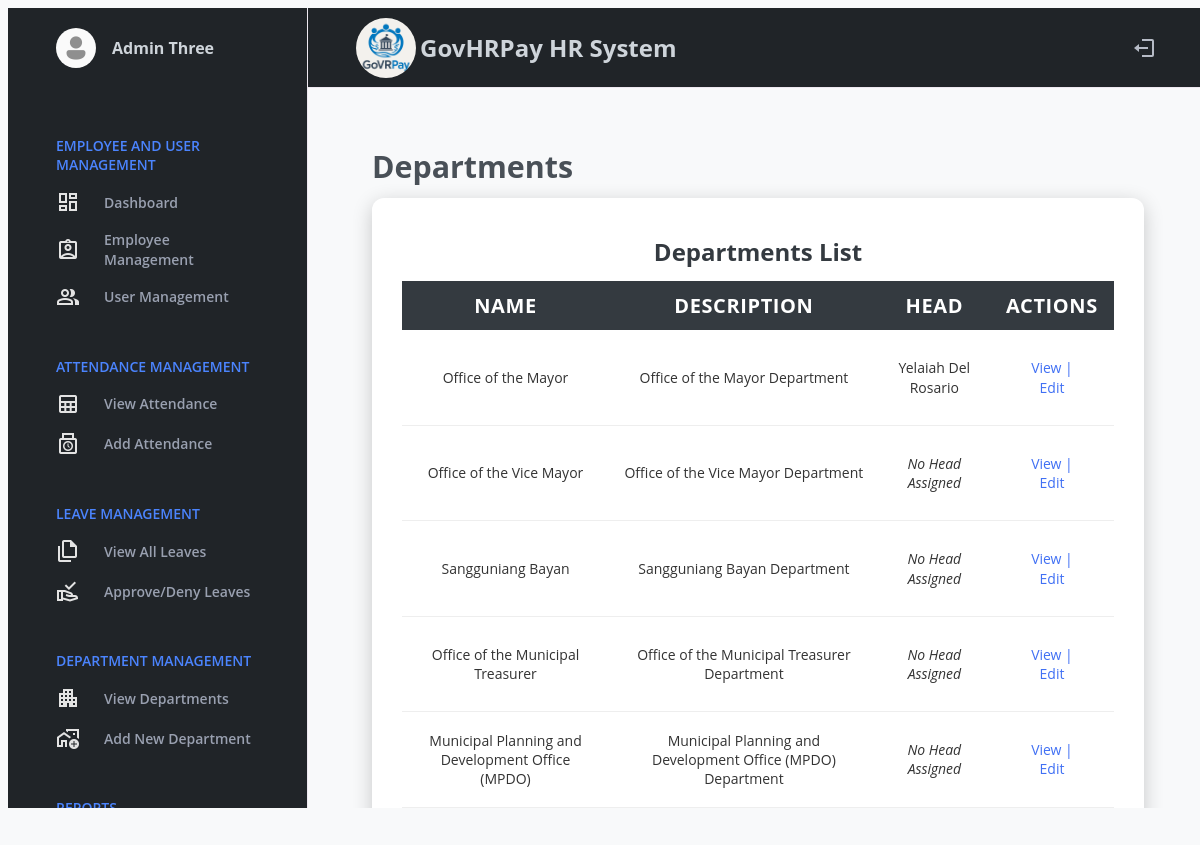
Before: /hr/admin/departments (signed in) with the older database file.
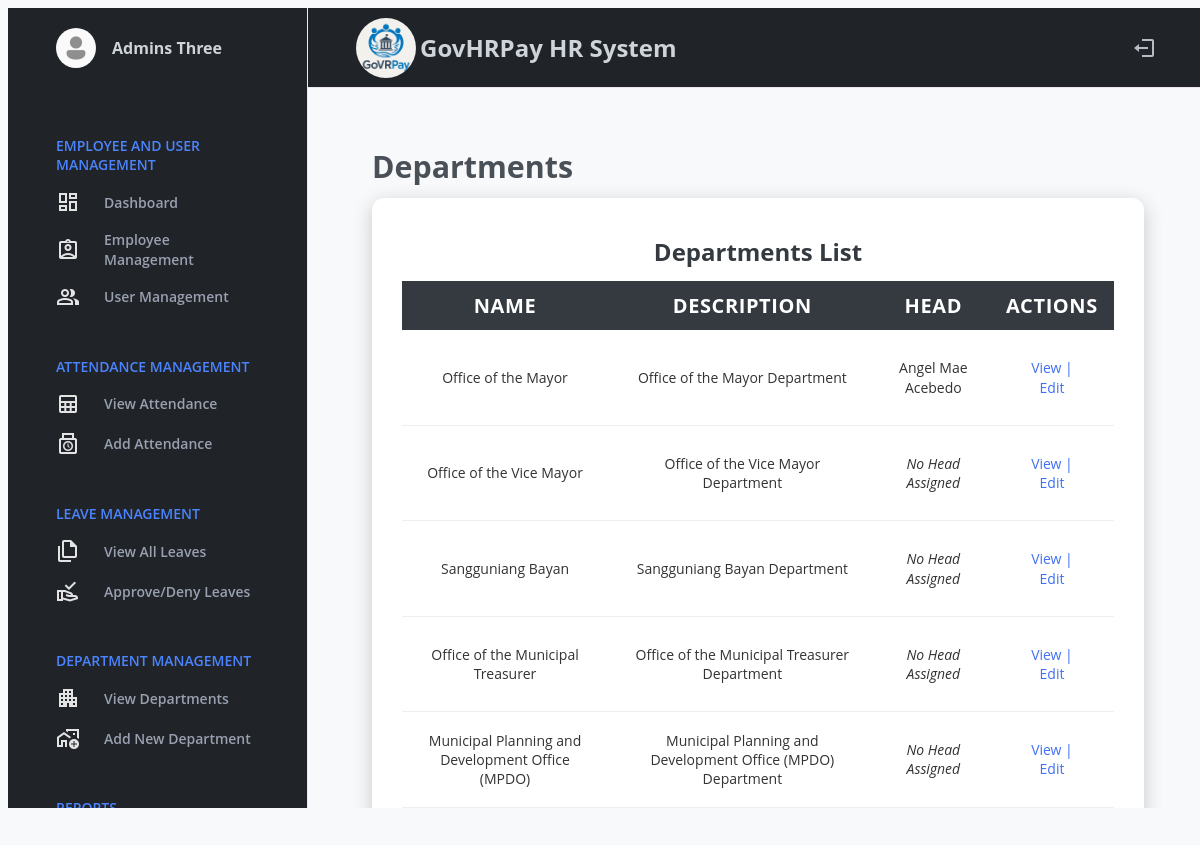
After: the same page with the newer database file.
### hr_system/hr/models/user.py (models this page shows, shortened)
class User(UserMixin, db.Model):
    id = db.Column(db.Integer, primary_key=True)
    email = db.Column(db.String(150), unique=True, nullable=False)
    password = db.Column(db.String(150), nullable=False)
    first_name = db.Column(db.String(100), nullable=False)
    last_name = db.Column(db.String(100), nullable=False)
    role = db.Column(db.String(50), nullable=False, default="employee")
    department_id = db.Column(
        db.Integer, db.ForeignKey('department.id', name='fk_user_department_id')
    )
    position = db.Column(db.String(100))
    active = db.Column(db.Boolean, default=True)
    created_at = db.Column(db.DateTime, default=datetime.utcnow)
    last_login = db.Column(db.DateTime)
    managed_department = db.relationship(
        "Department",
        back_populates="head",
        uselist=False,
        foreign_keys="[Department.head_id]"
    )
    employee_profile = db.relationship(
        "Employee",
        back_populates="user",
        uselist=False
    )
    approved_leaves = db.relationship(
        "Leave",
        back_populates="approver",
        lazy=True,
        foreign_keys="[Leave.approved_by]"
    )
    department = db.relationship(
        "Department",
        backref="users",
        foreign_keys=[department_id]
    )
    def get_full_name(self):
        return f"{self.first_name} {self.last_name}"

### hr_system/hr/models/hr_models.py (models this page shows, shortened)
class Department(db.Model):
    __tablename__ = "department"
    id = db.Column(db.Integer, primary_key=True)
    name = db.Column(db.String(100), unique=True, nullable=False)
    description = db.Column(db.Text)
    head_id = db.Column(db.Integer, db.ForeignKey("user.id", name="fk_department_head_id"))
    created_at = db.Column(db.DateTime, default=datetime.utcnow)
    head = db.relationship("User", back_populates="managed_department", foreign_keys=[head_id])
    employees = db.relationship("Employee", back_populates="department", lazy=True)
    positions = db.relationship("Position", back_populates="department", lazy=True)

### hr_system/hr/routes/hr_admin_routes.py (the view)
@hr_admin_bp.route('/departments')
@login_required
@admin_required
def view_departments():
    page = request.args.get('page', 1, type=int)
    departments = Department.query.paginate(page=page, per_page=10)
    return render_template(
        'hr/admin/admin_view_departments.html',
        departments=departments
    )

### hr_system/hr/__init__.py (called while the page is built)
@login_manager.user_loader
def load_user(user_id):
    return User.query.get(int(user_id))

### hr_system/hr/utils.py (called while the page is built)
def admin_required(f):
    @wraps(f)
    def decorated_function(*args, **kwargs):
        if not current_user.is_authenticated or current_user.role != 'admin':
            return jsonify({'error': 'Admin access required'}), 403
        return f(*args, **kwargs)
    return decorated_function

### templates/hr/admin/admin_view_departments.html (shortened to what this page needs)
{% extends 'hr/admin/admin_base.html' %}
{% block content %}
<main class="content-wrap">
  <header class="content-head">
    <h1><b>Departments</b></h1>
  </header>
  <div class="table-container">
    <div class="centered-container">
      <table class="responsive-table">
        <caption>
          <b>Departments List</b>
        </caption>
        <thead>
          <tr>
            <th>Name</th>
            <th>Description</th>
            <th>Head</th>
            <th>Actions</th>
          </tr>
        </thead>
        <tbody>
          {% for dept in departments.items %}
          <tr>
            <td data-label="Name">{{ dept.name }}</td>
            <td data-label="Description">{{ dept.description or '-' }}</td>
            <td data-label="Head">
              {% if dept.head %}
                {{ dept.head.get_full_name() }}
              {% else %}
                <em>No Head Assigned</em>
              {% endif %}
            </td>
            <td data-label="Actions">
              <a
                href="{{ url_for('hr_admin.edit_department', department_id=dept.id) }}"
                class="btn-action"
                style="color: #4070f4; text-decoration: none;"
              >
                View | Edit
              </a>
            </td>
          </tr>
          {% else %}
          <tr>
            <td colspan="5" style="text-align:center;">No departments found.</td>
          </tr>
          {% endfor %}
        </tbody>
      </table>
    </div>
  </div>
</main>
{% endblock %}

### templates/hr/admin/admin_base.html (shortened to what this page needs)
<!DOCTYPE html>
<html lang="en">
  <head>
    <link
      rel="stylesheet"
      href="https://cdnjs.cloudflare.com/ajax/libs/font-awesome/6.4.0/css/all.min.css"
    />
    <link
      rel="stylesheet"
      href="https://stackpath.bootstrapcdn.com/font-awesome/4.7.0/css/font-awesome.min.css"
    />
    <link
      rel="stylesheet"
      href="https://public.codepenassets.com/css/normalize-5.0.0.min.css"
    />
    <link
      rel="stylesheet"
      href="https://cdnjs.cloudflare.com/ajax/libs/font-awesome/4.7.0/css/font-awesome.min.css"
    />
    <link
      rel="stylesheet"
      href="{{ url_for('hr_admin.static', filename='css/style2.css') }}"
    />
    <link
      rel="stylesheet"
      href="{{ url_for('hr_admin.static', filename='css/forms.css') }}"
    />
  </head>
  <body>
    <div class="dashboard">
      <aside class="search-wrap">
        <div
          class="search"
          style="display: flex; align-items: center; gap: 10px"
        >
          <label>
            <img
              src="{{ url_for('hr_admin.static', filename='img/logo2.avif') }}"
              alt="Logo"
              width="60"
              height="60"
              class="logo"
              style="border-radius: 50%"
            />
            <h2 style="color: #ced4da; margin: 4px">GovHRPay HR System</h2>
          </label>
        </div>
        <div class="user-actions">
          <button
            type="button"
            id="logoutBtn"
            title="Logout"
            style="background: none; border: none; cursor: pointer"
          >
            <svg
              xmlns="http://www.w3.org/2000/svg"
              width="24"
              height="24"
              viewBox="0 0 24 24"
            >
              <path d="M16 13v-2H7V8l-5 4 5 4v-3z"></path>
              <path
                d="M20 3H10v2h10v14H10v2h10a2 2 0 0 0 2-2V5a2 2 0 0 0-2-2z"
              ></path>
            </svg>
          </button>
        </div>
      </aside>
      <header class="menu-wrap">
        <figure class="user">
          <div class="user-avatar">
            <img
              src="{{ url_for('hr_admin.static', filename='images/user/user_logo.webp') }}"
              alt="User Profile"
            />
          </div>
          <figcaption>
            {{ current_user.first_name }} {{current_user.last_name}}
          </figcaption>
        </figure>
        <nav>
          <section class="dicover">
            <h3>Employee and User Management</h3>
            <ul>
              <li>
                <a href="{{ url_for('hr_admin.hr_dashboard') }}">
                  <span class="material-symbols-outlined"> dashboard </span>
                  Dashboard
                </a>
              </li>
              <li>
                <a href="{{ url_for('hr_admin.view_employees') }}">
                  <span class="material-symbols-outlined">
                  </span>
                  Employee Management
                </a>
              </li>
              <li>
                <a href="{{ url_for('hr_admin.view_users')}}">
                  <span class="material-symbols-outlined"> group </span>
                   User Management
                </a>
              </li>
            </ul>
          </section>
          <section class="tools">
            <h3>Attendance Management</h3>
            <ul>
              <li>
                <a href="{{ url_for('hr_admin.attendance') }}">
                 <span class="material-symbols-outlined">
                  </span>
                  View Attendance
                </a>
              </li>
              <li>
                <a href="{{ url_for('hr_admin.add_attendance') }}">
                  <span class="material-symbols-outlined">
                  </span>
                  Add Attendance
                </a>
              </li>
            </ul>
          </section>
          <section class="dicover">
            <h3>Leave Management</h3>
            <ul>
              <li>
                <a href="{{ url_for('hr_admin.view_leaves') }}">
                  <span class="material-symbols-outlined">
                  </span>
                  View All Leaves
                </a>
              </li>
              <li>
                <a href="{{ url_for('hr_admin.review_leaves') }}">
                  <span class="material-symbols-outlined">
                  </span>
                  Approve/Deny Leaves
                </a>
              </li>
            </ul>
          </section>
          <section class="tools">
            <h3>Department Management</h3>
            <ul>
              <li>
                <a href="{{ url_for('hr_admin.view_departments') }}">
                  <span class="material-symbols-outlined">
                    </span>
                  View Departments
                </a>
              </li>
              <li>
                <a href="{{ url_for('hr_admin.add_department') }}">
                  <span class="material-symbols-outlined">
                  </span>
                  Add New Department
                </a>
              </li>
            </ul>
          </section>
          <section class="dicover">
            <h3>Reports</h3>
          </section>
        </nav>
      </header>
      <main class="content-wrap">{% block content %}{% endblock %}</main>
    </div>
  </body>
</html>

### hr_static/css/style2.css (style rules this page uses)
* { box-sizing: border-box; }
body, html { background: #f8f9fa; color: #99a0b0; font-family: Open Sans, Helvetica, sans-serif; font-size: 16px; height: 100%; line-height: 120%; overflow: hidden; width: 100%; }
.content-wrap { grid-area: content; overflow: auto; padding: 2em; }
.content-wrap .content-head { display: flex; align-items: center; justify-content: space-between; }
.content-wrap .content-head h1 { color: #495057; font-size: 1.9em; font-weight: 500; line-height: 100%; margin: 0; padding: 0; }
.dashboard { display: grid; grid-gap: 0; grid-template-areas: 'menu search' 'menu content'; grid-template-columns: 300px auto; grid-template-rows: 80px auto; height: 100%; width: 100%; }
.menu-wrap { background: #202428; border-right: 1px solid #ede8f0; grid-area: menu; overflow: auto; padding-bottom: 3em; }
.menu-wrap nav { display: block; padding: 0 3em; }
.menu-wrap nav h3 { color: #4b84fe; font-size: 0.875em; font-weight: 600; margin: 0; text-transform: uppercase; }
.menu-wrap nav li { display: block; margin: 1em 0 0; padding: 0; }
.menu-wrap nav li a { color: #99a0b0; display: flex; align-items: center; justify-content: flex-start; font-size: 0.875em; font-weight: 600; text-decoration: none; transition: color 0.15s ease; }
.menu-wrap nav li a span { margin-right: 1em; }
.menu-wrap nav ul { display: block; margin: 0; padding: 0; }
.menu-wrap nav section { display: block; padding: 3em 0 0; }
.menu-wrap .user { display: flex; align-items: center; height: 80px; justify-content: flex-start; margin: 0; padding: 0 3em; }
.menu-wrap .user figcaption { color: #ced4da; font-size: 1em; font-weight: 700; line-height: 100%; margin: 0; padding: 0 0 0 1em; }
.menu-wrap .user .user-avatar { border-radius: 50%; height: 40px; overflow: hidden; width: 40px; }
.menu-wrap .user .user-avatar img { display: block; height: 100%; object-fit: cover; width: 100%; }
.search-wrap { background: #202428; border-bottom: 1px solid #ede8f0; display: flex; align-items: center; grid-area: search; justify-content: space-between; padding: 0 3em; }
.search-wrap .search { height: 40px; }
.search-wrap .search label { display: flex; align-items: center; height: 100%; }
.search-wrap .user-actions button { background: none; border: 0; height: 32px; margin: 0; margin-left: 0.5em; padding: 0; width: 32px; }
.search-wrap .user-actions button svg { position: relative; top: 2px; }
.table-container { background: #fff; border-radius: 12px; box-shadow: 0 5px 20px rgba(0, 0, 0, 0.2); margin: auto; margin-top: 2%; max-width: 80vw; overflow: hidden; padding: 30px; }
.table-container caption { margin-top: 2%; color: #343a40; font-size: 24px; margin-bottom: 20px; }
.table-container table { border-collapse: collapse; width: 100%; }
.table-container tbody td { color: #333; font-size: 14px; padding: 15px; text-align: center; }
.table-container tbody tr { border-bottom: 1px solid #eee; text-align: center; transition: 0.3s; }
.table-container thead { background: #343a40; color: #fff; text-align: center; }
.table-container thead th { font-size: 20px; letter-spacing: 0.03em; padding: 15px; text-align: center; text-transform: uppercase; }
.btn-action { display: inline-block; padding: 8px 12px; margin: 5px 2px; border-radius: 4px; text-decoration: none; color: #4070f4; ; font-size: 1em; cursor: pointer; border: none; }
.material-symbols-outlined { font-variation-settings: "FILL" 0, "wght" 400, "GRAD" 0, "opsz" 24; color: #e3e3e3; vertical-align: middle; margin-right: 10px; }

Changed rows visible on the page:
changed User "Three": first_name "Admin" → "Admins"
changed Department "Office of the Mayor": head.get_full_name "Yelaiah Del Rosario" → "Angel Mae Acebedo"
